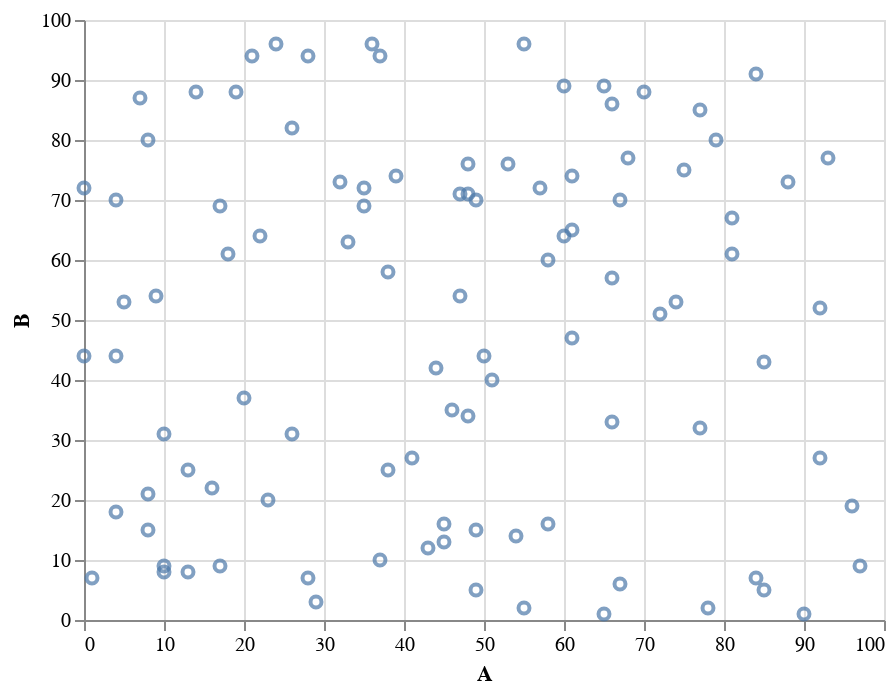

Source (notebook cell):
### Code cell
import altair as alt
import pandas as pd
import numpy as np

# alt.renderers.enable('notebook')
alt.renderers.enable('default')
# alt.renderers.enable('mimetype')
# alt.renderers.enable('jupyterlab')
# alt.renderers.enable('svg')

# This is a comment
df = pd.DataFrame(np.random.randint(
    0, 100, size=(100, 4)), columns=list('ABCD'))
(
  alt.Chart(df)
  .mark_point()
  .encode(
    x='A',
    y='B'
  )
)

### Figure 1 — Vega-Lite specification as saved in the notebook (floating-point values rounded to 4 significant figures)
{"config": {"view": {"continuousWidth": 400, "continuousHeight": 300}}, "data": {"name": "data-ce394af454defd9ecba6a1b1303fb74c"}, "mark": "point", "encoding": {"x": {"field": "A", "type": "quantitative"}, "y": {"field": "B", "type": "quantitative"}}, "$schema": "https://vega.github.io/schema/vega-lite/v4.17.0.json", "datasets": {"data-ce394af454defd9ecba6a1b1303fb74c": [{"A": 45, "B": 13, "C": 70, "D": 48}, {"A": 18, "B": 61, "C": 56, "D": 18}, {"A": 47, "B": 54, "C": 61, "D": 11}, {"A": 13, "B": 8, "C": 20, "D": 45}, {"A": 70, "B": 88, "C": 92, "D": 20}, {"A": 8, "B": 80, "C": 4, "D": 31}, {"A": 23, "B": 20, "C": 36, "D": 30}, {"A": 16, "B": 22, "C": 93, "D": 30}, {"A": 8, "B": 15, "C": 97, "D": 54}, {"A": 33, "B": 63, "C": 91, "D": 40}, {"A": 7, "B": 87, "C": 49, "D": 17}, {"A": 45, "B": 16, "C": 3, "D": 55}, {"A": 24, "B": 96, "C": 47, "D": 4}, {"A": 66, "B": 33, "C": 30, "D": 98}, {"A": 14, "B": 88, "C": 22, "D": 69}, {"A": 88, "B": 73, "C": 53, "D": 17}, {"A": 90, "B": 1, "C": 89, "D": 81}, {"A": 60, "B": 89, "C": 75, "D": 42}, {"A": 28, "B": 7, "C": 43, "D": 22}, {"A": 66, "B": 57, "C": 19, "D": 45}, {"A": 66, "B": 86, "C": 15, "D": 76}, {"A": 4, "B": 18, "C": 61, "D": 52}, {"A": 61, "B": 47, "C": 41, "D": 25}, {"A": 44, "B": 42, "C": 25, "D": 89}, {"A": 10, "B": 31, "C": 45, "D": 13}, {"A": 97, "B": 9, "C": 85, "D": 21}, {"A": 96, "B": 19, "C": 75, "D": 42}, {"A": 77, "B": 32, "C": 6, "D": 15}, {"A": 84, "B": 91, "C": 54, "D": 76}, {"A": 67, "B": 6, "C": 61, "D": 95}, {"A": 32, "B": 73, "C": 66, "D": 59}, {"A": 65, "B": 89, "C": 88, "D": 81}, {"A": 8, "B": 21, "C": 91, "D": 63}, {"A": 4, "B": 70, "C": 4, "D": 38}, {"A": 55, "B": 96, "C": 7, "D": 51}, {"A": 28, "B": 94, "C": 95, "D": 7}, {"A": 43, "B": 12, "C": 18, "D": 40}, {"A": 61, "B": 65, "C": 50, "D": 4}, {"A": 38, "B": 25, "C": 72, "D": 44}, {"A": 19, "B": 88, "C": 36, "D": 16}, {"A": 48, "B": 71, "C": 46, "D": 69}, {"A": 75, "B": 75, "C": 8, "D": 7}, {"A": 9, "B": 54, "C": 77, "D": 63}, {"A": 20, "B": 37, "C": 96, "D": 50}, {"A": 0, "B": 72, "C": 61, "D": 40}, {"A": 85, "B": 43, "C": 58, "D": 62}, {"A": 21, "B": 94, "C": 64, "D": 92}, {"A": 26, "B": 31, "C": 6, "D": 52}, {"A": 49, "B": 15, "C": 12, "D": 94}, {"A": 77, "B": 85, "C": 1, "D": 10}, {"A": 38, "B": 58, "C": 79, "D": 39}, {"A": 47, "B": 71, "C": 42, "D": 9}, {"A": 48, "B": 76, "C": 43, "D": 57}, {"A": 10, "B": 8, "C": 60, "D": 16}, {"A": 58, "B": 16, "C": 33, "D": 77}, {"A": 61, "B": 74, "C": 33, "D": 82}, {"A": 85, "B": 5, "C": 59, "D": 67}, {"A": 54, "B": 14, "C": 23, "D": 24}, {"A": 53, "B": 76, "C": 72, "D": 28}, {"A": 93, "B": 77, "C": 19, "D": 40}, {"A": 13, "B": 25, "C": 72, "D": 85}, {"A": 51, "B": 40, "C": 52, "D": 88}, {"A": 65, "B": 1, "C": 77, "D": 49}, {"A": 68, "B": 77, "C": 75, "D": 39}, {"A": 39, "B": 74, "C": 40, "D": 55}, {"A": 10, "B": 9, "C": 63, "D": 96}, {"A": 37, "B": 10, "C": 0, "D": 77}, {"A": 22, "B": 64, "C": 79, "D": 55}, {"A": 92, "B": 27, "C": 87, "D": 66}, {"A": 37, "B": 94, "C": 79, "D": 75}, {"A": 81, "B": 67, "C": 41, "D": 62}, {"A": 48, "B": 34, "C": 77, "D": 58}, {"A": 72, "B": 51, "C": 24, "D": 4}, {"A": 60, "B": 64, "C": 14, "D": 25}, {"A": 5, "B": 53, "C": 97, "D": 40}, {"A": 81, "B": 61, "C": 89, "D": 60}, {"A": 4, "B": 44, "C": 33, "D": 14}, {"A": 35, "B": 72, "C": 23, "D": 7}, {"A": 74, "B": 53, "C": 56, "D": 52}, {"A": 49, "B": 5, "C": 92, "D": 58}, {"A": 26, "B": 82, "C": 20, "D": 86}, {"A": 84, "B": 7, "C": 66, "D": 17}, {"A": 50, "B": 44, "C": 56, "D": 55}, {"A": 57, "B": 72, "C": 89, "D": 56}, {"A": 78, "B": 2, "C": 70, "D": 95}, {"A": 79, "B": 80, "C": 77, "D": 94}, {"A": 17, "B": 9, "C": 59, "D": 87}, {"A": 58, "B": 60, "C": 69, "D": 34}, {"A": 0, "B": 44, "C": 42, "D": 4}, {"A": 67, "B": 70, "C": 88, "D": 42}, {"A": 36, "B": 96, "C": 73, "D": 22}, {"A": 49, "B": 70, "C": 15, "D": 17}, {"A": 46, "B": 35, "C": 11, "D": 83}, {"A": 29, "B": 3, "C": 67, "D": 83}, {"A": 55, "B": 2, "C": 24, "D": 16}, {"A": 92, "B": 52, "C": 42, "D": 39}, {"A": 35, "B": 69, "C": 41, "D": 2}, {"A": 17, "B": 69, "C": 93, "D": 90}, {"A": 41, "B": 27, "C": 67, "D": 15}, {"A": 1, "B": 7, "C": 18, "D": 53}]}}
